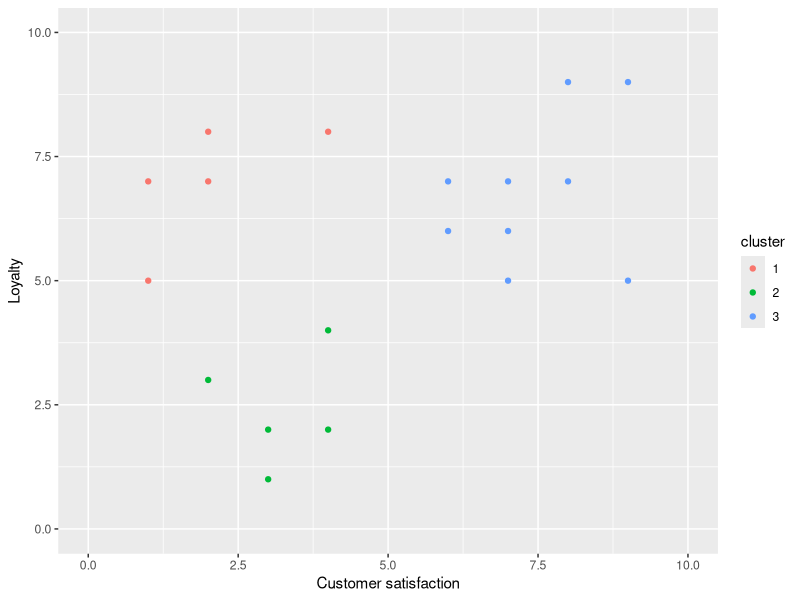

The R script that drew this image:
## ---- chunk 1
library(tidyverse)
library(knitr)
library(kableExtra)
data <- tibble(loyalty = c(7, 5, 8, 7, 3, 1, 8, 4, 2, 7, 6, 7, 6, 5, 9, 7, 9, 5, 2),
               csat = c(1, 1, 2, 2, 2, 3, 4, 4, 4, 6, 6, 7, 7, 7, 8, 8, 9, 9, 3),
               cluster = c("1",
                           "1",
                           "1",
                           "1",
                           "2",
                           "2",
                           "1",
                           "2",
                           "2",
                           "3",
                           "3",
                           "3",
                           "3",
                           "3",
                           "3",
                           "3",
                           "3",
                           "3", 
                           "2"))
# data %>% 
#   select(loyalty, csat) %>% 
#   kable(format = "html", align = 'c') %>% 
#   kable_styling(bootstrap_options = c("striped", "hover", "condensed", "responsive", full_width = F))
## ---- chunk 2
ggplot(data, aes(y = loyalty, x = csat, color = cluster)) +
  geom_point() +
  xlab("Customer satisfaction") +
  ylab("Loyalty") +
  xlim(c(0, 10)) +
  ylim(c(0, 10))
